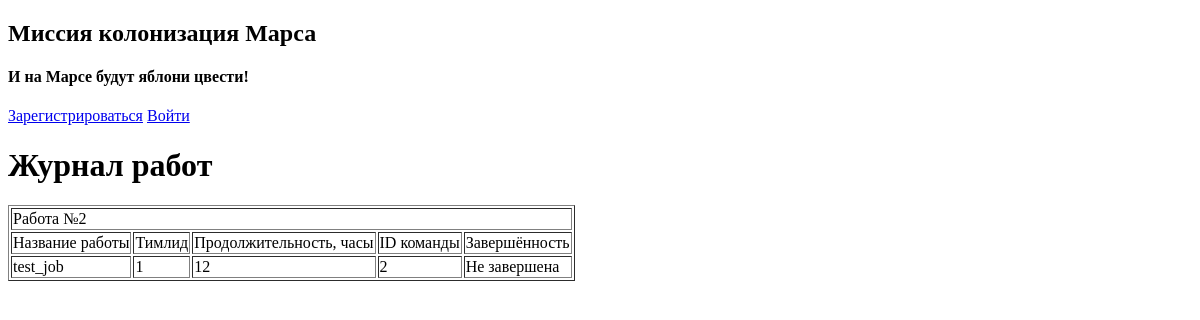
The page /job_list on the database as committed earlier.
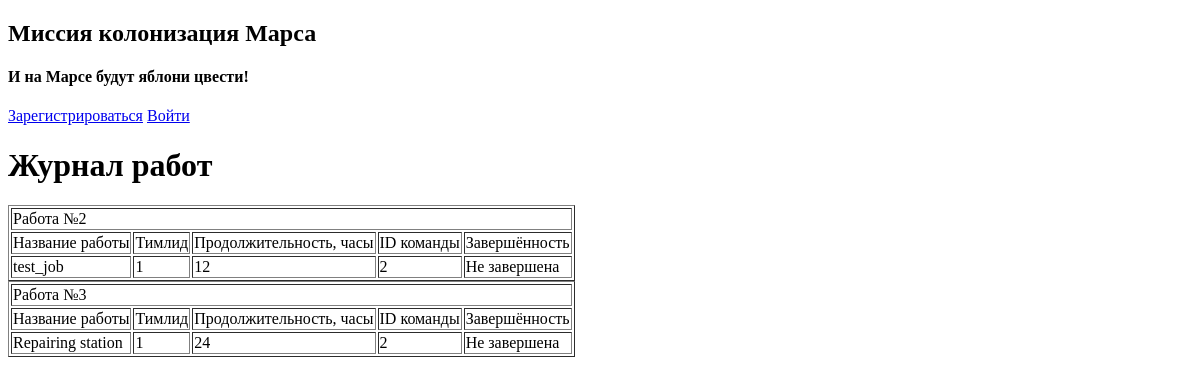
The same page on the database as committed later.
### data/jobs.py (models this page shows)
class Jobs(SqlAlchemyBase, SerializerMixin):
    __tablename__ = 'jobs'
    id = sqlalchemy.Column(sqlalchemy.Integer,
                           primary_key=True, autoincrement=True)
    team_leader = sqlalchemy.Column(sqlalchemy.Integer,
                                    sqlalchemy.ForeignKey('users.id'))
    job = sqlalchemy.Column(sqlalchemy.String)
    work_size = sqlalchemy.Column(sqlalchemy.Integer)
    collaborators = sqlalchemy.Column(sqlalchemy.String)
    start_date = sqlalchemy.Column(sqlalchemy.String)
    end_date = sqlalchemy.Column(sqlalchemy.String)
    is_finished = sqlalchemy.Column(sqlalchemy.Boolean)

### main.py (the view)
    @app.route('/job_list', methods=['GET'])
    def job_list():
        db_sess = db_session.create_session()
        jobs = db_sess.query(Jobs).all()
        return render_template('job_list.html', title='Список работ', jobs=jobs)

### data/db_session.py (called while the page is built)
def create_session() -> Session:
    global __factory
    return __factory()

### templates/job_list.html
{% extends "base.html" %}
{% block content %}
<h1>Журнал работ</h1>
{% for job in jobs%}
    <table border="1">
        <tr>
            <td colspan="5">Работа №{{job.id}}</td>
        </tr>
        <tr>
            <td>Название работы</td>
            <td>Тимлид</td>
            <td>Продолжительность, часы</td>
            <td>ID команды</td>
            <td>Завершённость</td>
        </tr>
        <tr>
            <td>{{job.job}}</td>
            <td>{{job.team_leader}}</td>
            <td>{{job.work_size}}</td>
            <td>{{job.collaborators}}</td>
            <td>
                {% if job.is_finished == 1 %}
                    Завершена
                {% else %}
                    Не завершена
                {% endif %}
            </td>
        </tr>
    </table>
{% endfor %}
{% endblock %}

### templates/base.html (shortened to what this page needs)
<!doctype html>
<html lang="en">
<head>
</head>
<body>
    <nav>
        <h1 class="form-heading">Миссия колонизация Марса</h1>
        <h4>И на Марсе будут яблони цвести!</h4>
        {% if current_user.is_authenticated %}
        <p>
            <a class="navbar-brand" href="/logout">{{ current_user.name }}</a>
            <a class="navbar-brand" href="/job_list">Список работ</a>
            <a class="navbar-brand" href="/make_job">Создать работу</a>
        </p>
        {% else %}
        <p>
            <a class="btn btn-primary " href="/register">Зарегистрироваться</a>
            <a class="btn btn-success" href="/login">Войти</a>
        </p>
        {% endif %}
    </nav>
    <main role="main" class="container">
        {% block content %}{% endblock %}
    </main>
</body>
</html>

Rows that differ between the two databases and show on the page:
added Jobs: id "3", job "Repairing station", team_leader "1", work_size "24", collaborators "2", is_finished "Не завершена"
